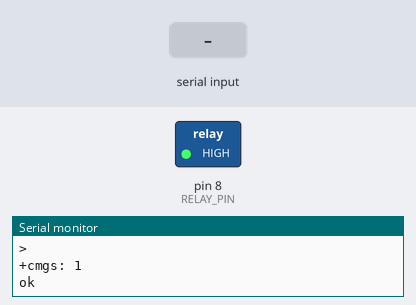
Simulated run of this sketch. Board: Arduino Uno, built with avr-gcc and run on an emulated ATmega328P. On the bench: switched loads named in the sketch (green lamp = pin HIGH), the last lines printed to the serial monitor. Inputs (shaded band) come from the test bench. The modem accepts every AT command (registered, SIM ready, sends succeed) and sends nothing else.

Above: at 8.3 s.
8.4 s: "off" received over the second serial link
At 9.1 s:
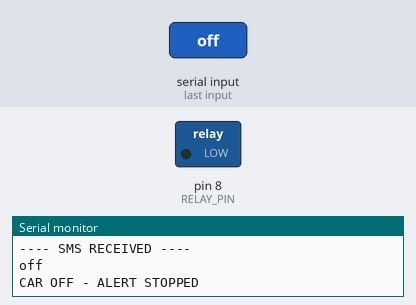
10.2 s: "loc" received over the second serial link
12.0 s: "1" received over the second serial link
Timing chart, 0 to 15.0 s (numbered marks = the images above; inputs shaded):
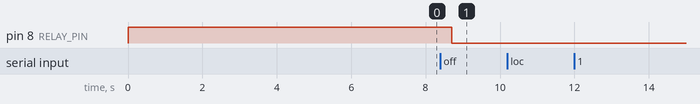

Measured:
- after the input at 8.4 s, pin 8 (RELAY_PIN): HIGH → LOW after 0.30 s

The sketch:

pbl_final_code.ino
```cpp
#include <SoftwareSerial.h>

#define RELAY_PIN 8

SoftwareSerial sim(10, 11);

const char alertNumber[] = "+919755498881";
const char alertMsg[] =
"Alert someone is trying to turn on the car. Send \"off\" to turn off the car";

bool alertActive = true;
unsigned long lastAlertTime = 0;
bool gsmBusy = false;

void sendSMS(const char* number, const char* text) {
  gsmBusy = true;

  sim.println("AT+CMGF=1");
  delay(200);

  sim.print("AT+CMGS=\"");
  sim.print(number);
  sim.println("\"");
  delay(300);

  sim.print(text);
  sim.write(26);        // CTRL+Z
  delay(3000);          // GSM TX time

  gsmBusy = false;
}

void setup() {
  Serial.begin(115200);
  sim.begin(115200);

  pinMode(RELAY_PIN, OUTPUT);
  digitalWrite(RELAY_PIN, HIGH);   // relay ON at startup

  delay(3000);

  sim.println("AT+CMGF=1");
  delay(300);
  sim.println("AT+CNMI=2,2,0,0,0");
  delay(300);

  sendSMS(alertNumber, alertMsg);
  lastAlertTime = millis();

  Serial.println("ALERT SYSTEM ACTIVE");
}

void loop() {

  /* ---------- HANDLE INCOMING SMS (PRIORITY) ---------- */
  if (sim.available()) {

    gsmBusy = true;          // stop alerts temporarily
    delay(300);              // allow full SMS to arrive

    String sms = "";
    while (sim.available()) {
      sms += (char)sim.read();
    }

    gsmBusy = false;

    sms.toLowerCase();

    Serial.println("---- SMS RECEIVED ----");
    Serial.println(sms);

    if (sms.indexOf("off") != -1) {
      digitalWrite(RELAY_PIN, LOW);
      alertActive = false;
      Serial.println("CAR OFF - ALERT STOPPED");
    }

    if (sms.indexOf("loc") != -1) {
      sendSMS(alertNumber, "GPS not fixed yet");
      Serial.println("LOC command received");
    }
  }

  /* ---------- PERIODIC ALERT ---------- */
  if (alertActive && !gsmBusy) {
    if (millis() - lastAlertTime >= 10000) {
      sendSMS(alertNumber, alertMsg);
      lastAlertTime = millis();
      Serial.println("Alert SMS sent");
    }
  }
}
```
